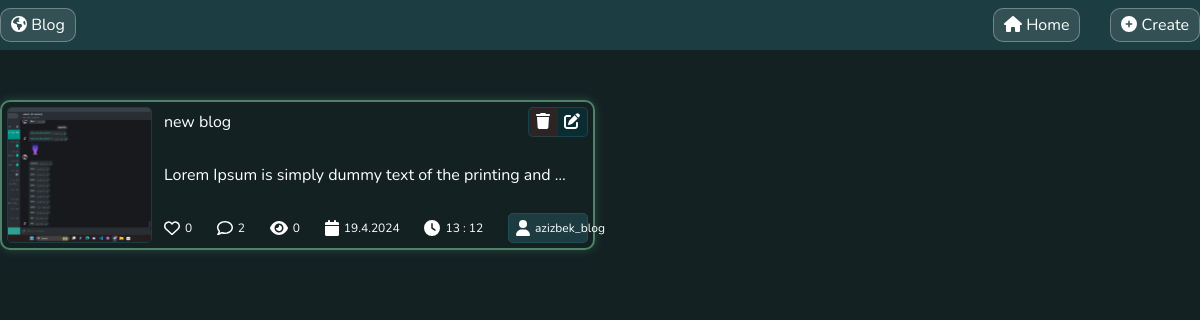
The app's page /user/panel/, older data.
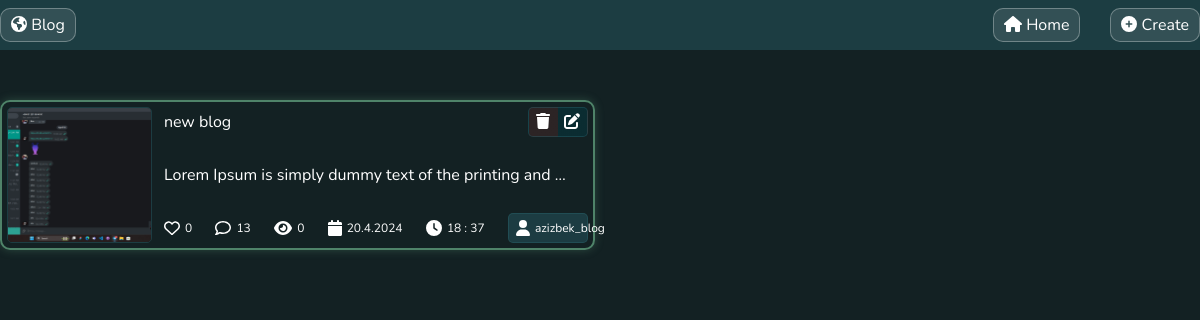
The same page, newer data.
### main_app/models.py (models this page shows, shortened)
class Article(models.Model):
    title = models.CharField(max_length=100)
    content = models.TextField()
    date = models.DateField(auto_now_add=True)
    author = models.ForeignKey('auth.User', on_delete=models.CASCADE)
    image   = models.ImageField(blank=True , upload_to="blog/")
    updated = models.DateTimeField(auto_now=True)
    likes = models.IntegerField(default=0)
    comments = models.IntegerField(default=0)
    views = models.IntegerField(default=0)
    category = models.ForeignKey(Categories, on_delete=models.CASCADE)
    tag = models.ForeignKey(Tags, on_delete=models.CASCADE)

### main_app/views.py (the view)
# urls.py: path("user/panel/", views.admin_panel, name="admin_panel"),
def admin_panel(request):
    all_article = Article.objects.all()
    data = {
        "article": all_article,
    }
    return render(request, "admin/delete_update.html", context=data)

### main_app/models.py (called while the page is built)
    def __str__(self):
        return str(self.name)

### templates/admin/delete_update.html (shortened to what this page needs)
{% extends "admin/admin_panel.html" %}
{% block context_index %}
<div class="container">
    <div class="article_list_wrapper">
        {% for i in article %}
        <div class="article_card card_{{i.tag}}">
            <div class="article_image_block">
                <img src="{{ i.image.url }}" alt="article image">
            </div>
            <div class="article_context_block">
                <div class="article_title">
                    <div>
                        <p>{{ i.title }}</p>
                    </div>
                    <div class="article_icon_wrapper">
                        <p class="delete_modal_btn" article_id="{% url 'main_app:delete_this_article' i.id %}"><i
                                class="fa-solid fa-trash"></i></p>
                        <a href="{% url 'main_app:update_article' i.id %}"> <i class="fa-solid fa-pen-to-square"></i></a>
                    </div>
                </div>
                <div class="article_content">
                    {{ i.content | truncatewords:10 }}
                </div>
                <div class="like_comment_wrapper_block">
                    <div class="like"><i class="fa-regular fa-heart"></i>
                        <p>{{ i.likes }}</p>
                    </div>
                    <div><i class="fa-regular fa-comment"></i>
                        <p>{{ i.comments }}</p>
                    </div>
                    <div class="views"><i class="fa-solid fa-eye"></i>
                        <p>{{ i.views }}</p>
                    </div>
                    <div class="date">
                        <i class="fa-solid fa-calendar"></i>
                        <p>{{ i.updated | date:'d.n.Y' }}</p>
                    </div>
                    <div class="time">
                        <i class="fa-solid fa-clock"></i>
                        <p> {{ i.updated | date:'H : i' }}</p>
                    </div>
                    <div class="article_author">
                        <i class="fa-solid fa-user"></i>
                        <p>{{ i.author }}</p>
                    </div>
                </div>
            </div>
        </div>
        {% endfor %}
    </div>
</div>
{% endblock context_index %}

Row changes from the older to the newer data that the page shows:
changed Article "new blog": comments "2" → "13"; updated "19.4.2024" → "20.4.2024"; updated "13 : 12" → "18 : 37"
